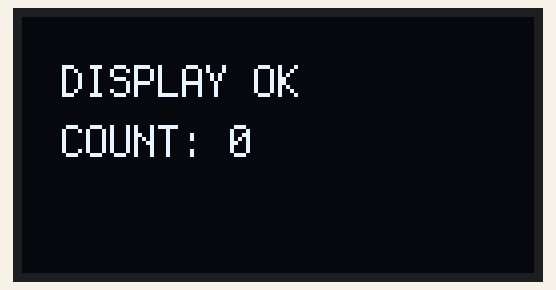
Simulated run of this program. Board: Raspberry Pi Pico running CircuitPython. Parts: 128×64 one-colour display. What the program prints to the serial console is not drawn.

Above: at 0.1 s.
At 4.1 s:
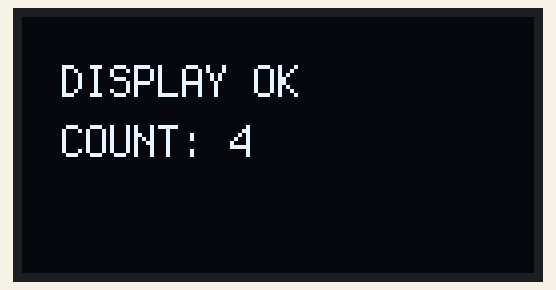
At 11.1 s:
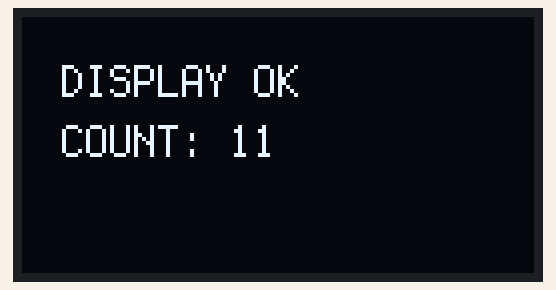
At 19.1 s:
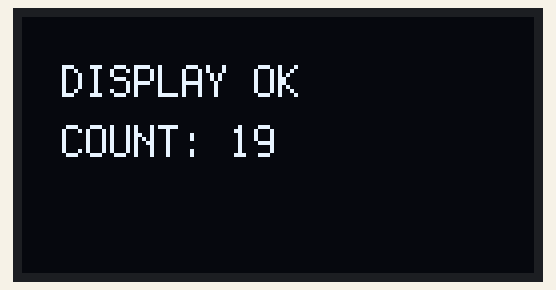
At 29.1 s:
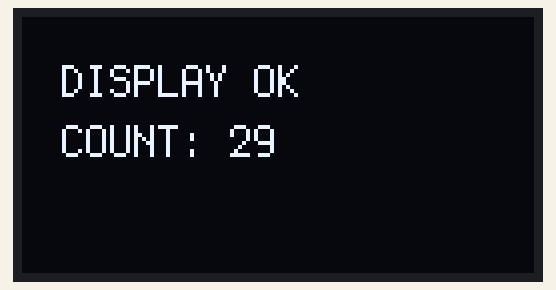
At 38.1 s:
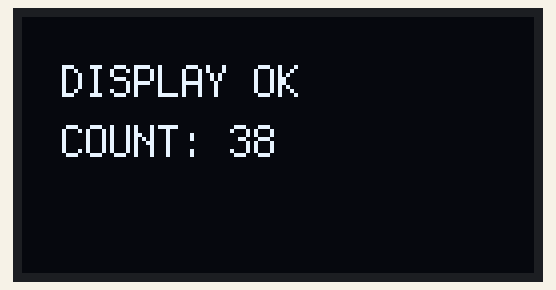

Measured:
- what the display in image 0 shows lasts 1.0 s, from 0.0 s to 1.0 s

The program:

code.py
```python
import time
import board
import busio
import displayio
from adafruit_display_text import label
import terminalio
import adafruit_displayio_ssd1306

# =========================
# PINS ANPASSEN
# =========================
I2C_SCL = board.GP1   # nice!nano ersetzen
I2C_SDA = board.GP0   # nice!nano ersetzen

DISPLAY_WIDTH = 128
DISPLAY_HEIGHT = 64

print("DISPLAY TEST START")

displayio.release_displays()

i2c = busio.I2C(I2C_SCL, I2C_SDA)
display_bus = displayio.I2CDisplay(i2c, device_address=0x3C)
display = adafruit_displayio_ssd1306.SSD1306(
    display_bus,
    width=DISPLAY_WIDTH,
    height=DISPLAY_HEIGHT
)

main_group = displayio.Group()
display.root_group = main_group

text = label.Label(
    terminalio.FONT,
    text="DISPLAY OK",
    color=0xFFFFFF,
    x=10,
    y=16
)
main_group.append(text)

counter = 0

while True:
    text.text = "DISPLAY OK\nCOUNT: {}".format(counter)
    print("DISPLAY COUNT:", counter)
    counter += 1
    time.sleep(1)
```
